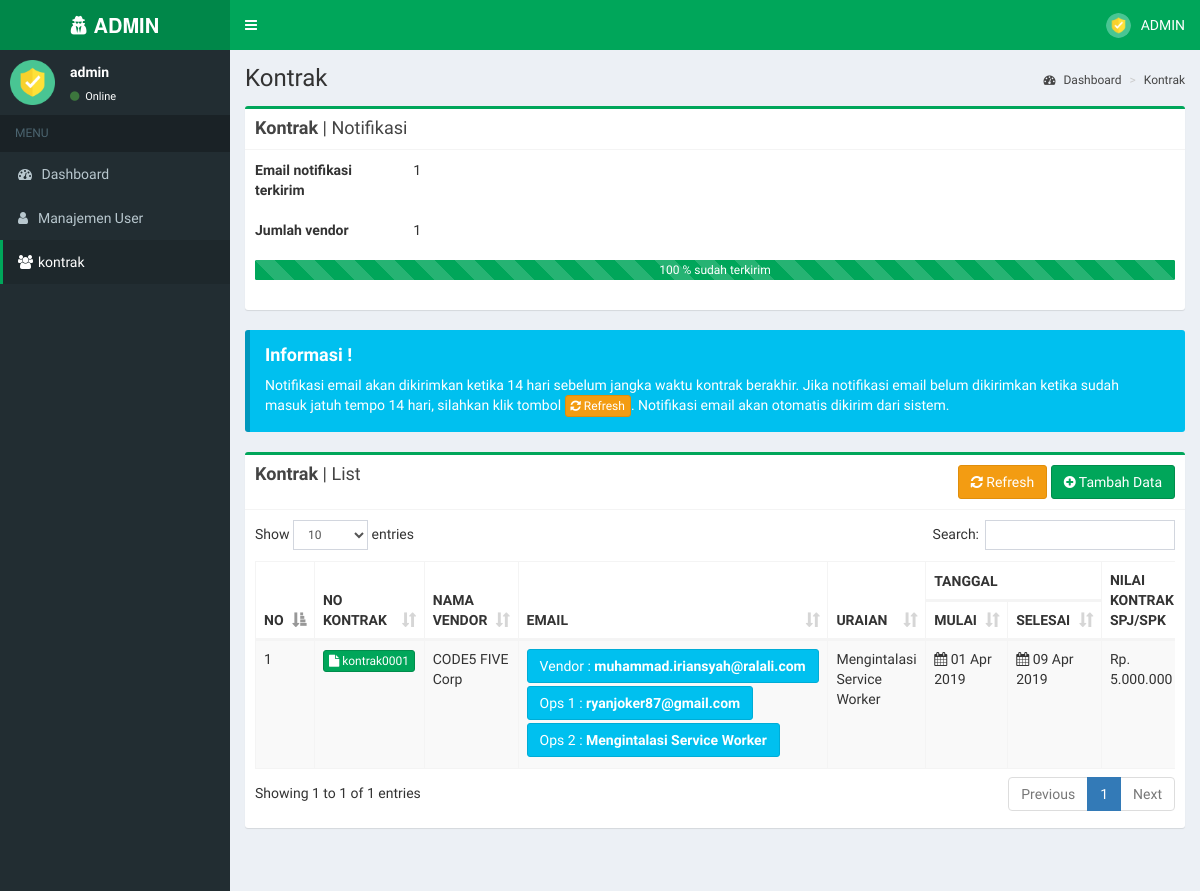
The page /index.php?page=kontrak (signed in) on the database its author committed.
### tables this page shows
CREATE TABLE `tbl_vendor` (
  `id_vendor` int(11) NOT NULL,
  `no_kontrak` varchar(100) NOT NULL,
  `nama_vendor` text NOT NULL,
  `email_vendor` varchar(100) NOT NULL,
  `email_ops1` varchar(100) NOT NULL,
  `email_ops2` varchar(100) NOT NULL,
  `uraian` text NOT NULL,
  `tanggal_mulai` date NOT NULL,
  `tanggal_selesai` date NOT NULL,
  `kirim_notif` int(1) NOT NULL,
  `kirim_notif_langsung` int(1) NOT NULL,
  `nilai_kontrak_spj_spk` int(12) DEFAULT NULL,
  `nilai_kontrak_akhir_amd` int(12) DEFAULT NULL,
  `penagihan_tanggal` date NOT NULL,
  `penagihan_rupiah` int(12) NOT NULL,
  `pembayaran_rupiah` int(12) NOT NULL,
  `progress_pekerjaan` int(3) DEFAULT NULL
);

### page/kontrak/kontrak.php (the view, shortened to what this page needs)
<section class="content-header">
    <h1>Kontrak</h1>
    <ol class="breadcrumb">
        <li><a href="#"><i class="fa fa-dashboard"></i> Dashboard</a></li>
        <li><a>Kontrak</a></li>
    </ol>
</section>
<section class="content container-fluid">
    <div class="row">
        <div class="col-md-12 col-sm-12 col-xs-12">
            <div class="box box-success">
                <div class="box-header with-border">
                    <h3 class="box-title"><b>Kontrak</b> | Notifikasi</h3>
                </div>
                <div class="box-body">
                    <?php
                        $sum        = mysqli_num_rows(mysqli_query($conn,"SELECT * FROM tbl_vendor"));
                        $sudahkirim = mysqli_num_rows(mysqli_query($conn,"SELECT * FROM tbl_vendor WHERE kirim_notif<>0 OR kirim_notif_langsung <>0"));
                        if ($sum != 0){
                            $count = @round((($sudahkirim/$sum)*100),0);
                        } else {
                            $count = 0;
                        }
                        $hasil = "width:".$count."%";
                    ?>
                    <div class="row">
                        <div class="col-md-12">
                            <div class="row">
                                <div class="col-md-2">
                                    <div class="form-group">
                                        <label>Email notifikasi terkirim</label>
                                    </div>
                                </div>
                                <div class="col-md-4">
                                    <div class="form-group">
                                        <?= $sudahkirim ?>
                                    </div>
                                </div>
                            </div>
                            <div class="row">
                                <div class="col-md-2">
                                    <div class="form-group">
                                        <label>Jumlah vendor</label>
                                    </div>
                                </div>
                                <div class="col-md-4">
                                    <div class="form-group">
                                        <?= $sum ?>
                                    </div>
                                </div>
                            </div>
                        </div>
                    </div>
                    <div class="row">
                        <div class="col-md-12">
                            <div class="progress progress-md active">
                                <div class="progress-bar progress-bar-success progress-bar-striped" role="progressbar" aria-valuenow="<?= $count ?>" aria-valuemin="0" aria-valuemax="100" style="<?= $hasil ?>">
                                    <span class="sr-only"><?= $count ?>% Complete</span><p><?= $count ?> % sudah terkirim</p>
                                </div>
                            </div>
                        </div>
                    </div>
                </div>
            </div>
        </div>
    </div>
    <div class="row">
        <div class="col-md-12 col-sm-12 col-xs-12">
            <div class="callout callout-info">
                <h4>Informasi !</h4>
                <p>Notifikasi email akan dikirimkan ketika 14 hari sebelum jangka waktu kontrak berakhir. Jika notifikasi email belum dikirimkan ketika sudah masuk jatuh tempo 14 hari, silahkan klik tombol <a href="?page=kontrak" style="text-decoration:none;" class="btn btn-warning btn-xs"><span class="fa fa-refresh"></span> Refresh</a>. Notifikasi email akan otomatis dikirim dari sistem.</p>
            </div>
        </div>
    </div>
    <div class="row">
        <div class="col-md-12 col-sm-12 col-xs-12">
            <div class="box box-success">
                <div class="box-header with-border">
                    <h3 class="box-title"><b>Kontrak</b> | List</h3>
                    <div class="pull-right">
                        <a class="btn btn-warning" href="?page=kontrak">
                            <span class="fa fa-refresh"></span> Refresh
                        </a>
                        <?php if($userdata['login_role'] != 2) { ?>
                        <a class="btn btn-success" href="?page=kontrakadd">
                            <span class="fa fa-plus-circle"></span> Tambah Data
                        </a>
                        <?php } ?>
                    </div>
                </div>
                <div class="box-body">
                    <div class="table-responsive">
                        <table id="example1" class="table table-bordered table-striped">
                            <thead>
                                <tr>
                                    <th rowspan="2">NO</th>
                                    <th rowspan="2">NO KONTRAK</th>
                                    <th rowspan="2">NAMA VENDOR</th>
                                    <th rowspan="2">EMAIL</th>
                                    <th rowspan="2">URAIAN</th>
                                    <th colspan="2">TANGGAL</th>
                                    <th rowspan="2">NILAI KONTRAK SPJ/SPK</th>
                                </tr>
                                <tr>
                                    <th>MULAI</th>
                                    <th>SELESAI</th>
                                </tr>
                            </thead>
                            <tbody>
                            <?php
                                $no = 1;
                                $sql = mysqli_query($conn,"SELECT * FROM tbl_vendor") or die (mysqli_error($conn));
                                while($data = mysqli_fetch_array($sql)){ ?>
                                    <tr>
                                        <td><?= $no ?></td>
                                        <td><a class="btn btn-success btn-xs"><i class="fa fa-file"></i> <?= $data['no_kontrak'] ?></a></td>
                                        <td><?= $data['nama_vendor'] ?></td>
                                        <td>
                                            <?php
                                                echo '<a class="btn btn-info" style="margin-bottom:3px;">Vendor : <b>'.$data['email_vendor'].'</b></a>';
                                                echo '<a class="btn btn-info" style="margin-bottom:3px;">Ops 1 : <b>'.$data['email_ops1'].'</b></a>';
                                                echo '<a class="btn btn-info" style="margin-bottom:3px;">Ops 2 : <b>'.$data['uraian'].'</b></a>';
                                            ?>
                                        </td>
                                        <td><?= $data['uraian'] ?></td>
                                        <td><span class="fa fa-calendar"></span> <?= date('d M Y', strtotime($data['tanggal_mulai'])) ?></td>
                                        <td><span class="fa fa-calendar"></span> <?= date('d M Y', strtotime($data['tanggal_selesai'])) ?></td>
                                        <td>
                                        <?php
                                            if (!empty($data['nilai_kontrak_spj_spk'])){
                                                echo buatrp($data['nilai_kontrak_spj_spk']);
                                            } else {
                                                echo "-";
                                            }
                                        ?>
                                        </td>
                                    </tr>
                                <?php $no++; } ?>
                            </tbody>
                        </table>
                    </div>
                </div>
            </div>
        </div>
    </div>
</section>

### index.php (shortened to what this page needs)
<?php
   if (!empty($_SESSION['username']) && !empty($_SESSION['password']))
   {
      include "lib/koneksi.php";
?>
<!DOCTYPE html>
<html>
<head>
  <link rel="stylesheet" href="bower_components/bootstrap/dist/css/bootstrap.min.css">
  <link rel="stylesheet" href="bower_components/font-awesome/css/font-awesome.min.css">
  <link rel="stylesheet" href="bower_components/Ionicons/css/ionicons.min.css">
  <link rel="stylesheet" href="dist/css/AdminLTE.min.css">
  <link rel="stylesheet" href="dist/css/skins/_all-skins.min.css">
  <link rel="stylesheet" href="bower_components/morris.js/morris.css">
  <link rel="stylesheet" href="bower_components/jvectormap/jquery-jvectormap.css">
  <link rel="stylesheet" href="bower_components/bootstrap-datepicker/dist/css/bootstrap-datepicker.min.css">
  <link rel="stylesheet" href="bower_components/datatables.net-bs/css/dataTables.bootstrap.min.css">
</head>
<body class="hold-transition skin-green sidebar-mini">
<div class="wrapper">
  <header class="main-header">
  <?php
    include "header.php";
  ?>
  </header>
  <aside class="main-sidebar">
  <?php
    include "sidebar.php";
  ?>
  </aside>
  <div class="content-wrapper">
  <?php
    include "content.php";
  ?>
  </div>
</div>
</body>
</html>
<?php
} ?>

### header.php (shortened to what this page needs)
<a href="?page=dashboard" class="logo">
    <span class="logo-lg">
    <i class="fa fa-user-secret"></i> <b>ADMIN</b>
    </span>
</a>
<?php
    $query = mysqli_query($conn, "SELECT * FROM tbl_login WHERE username = '$_SESSION[username]'");
    $userdata = mysqli_fetch_array($query);
    $qadmin = mysqli_query($conn, "SELECT * FROM tbl_login WHERE login_role=0");
    function buatrp($angka) {
    $rupiah="Rp. ".number_format($angka,0,',','.');
    return $rupiah;
    }
?>
<nav class="navbar navbar-static-top" role="navigation">
    <a href="#" class="sidebar-toggle" data-toggle="push-menu" role="button">
    </a>
    <div class="navbar-custom-menu">
    <ul class="nav navbar-nav">
        <li class="dropdown user user-menu">
            <a href="#" class="dropdown-toggle" data-toggle="dropdown">
                <img src="images/admin.png" class="user-image" alt="User Image">
                <span><?= strtoupper($userdata['username']) ?></span>
            </a>
        </li>
    </ul>
    </div>
</nav>

### sidebar.php
<section class="sidebar">
    <div class="user-panel">
    <div class="pull-left image">
        <img src="images/admin.png">
    </div>
    <div class="pull-left info">
        <p><?= $userdata['username'] ?></p>
        <a href="#"><i class="fa fa-circle text-success"></i> Online</a>
    </div>
    </div>
    <ul class="sidebar-menu" data-widget="tree">
    <li class="header">MENU</li>
    <li class="<?php if ($_GET['page'] == 'dashboard'){ echo "active";} ?>">
        <a href="?page=dashboard">
            <i class="fa fa-dashboard"></i> <span>Dashboard</span>
        </a>
    </li>
    <?php if($userdata['login_role']==0) { ?>
    <li class="<?php if ($_GET['page'] == 'user' || $_GET['page'] == 'useradd' || $_GET['page'] == 'useraddpro' || $_GET['page'] == 'useredit'
                || $_GET['page'] == 'usereditpro' || $_GET['page'] == 'userview' || $_GET['page'] == 'userdelete'){ echo "active"; } ?>">
        <a href="?page=user">
            <i class="fa fa-user"></i><span>Manajemen User</span>
        </a>
    </li>
    <?php } ?>
    <li class="<?php if ($_GET['page'] == 'kontrak' || $_GET['page'] == 'kontrakadd' || $_GET['page'] == 'kontrakaddpro' || $_GET['page'] == 'kontrakedit'
                || $_GET['page'] == 'kontrakeditpro' || $_GET['page'] == 'kontrakview' || $_GET['page'] == 'kontrakdelete'){ echo "active"; } ?>">
        <a href="?page=kontrak">
            <i class="fa fa-users"></i><span>kontrak</span>
        </a>
    </li>
</section>

### content.php
<?php
if (isset($_GET['page'])) $page=$_GET['page'];
else $page="dashboard";
if ($page == "dashboard") include("page/dashboard.php");
elseif ($page == "logout") include("page/logout.php");
    elseif ($page == "kontrak")           include("page/kontrak/kontrak.php");
    elseif ($page == "kontrakaddpro")     include("page/kontrak/kontrakaddpro.php");
    elseif ($page == "kontrakadd")        include("page/kontrak/kontrakadd.php");
    elseif ($page == "kontrakedit")       include("page/kontrak/kontrakedit.php");
    elseif ($page == "kontrakeditpro")    include("page/kontrak/kontrakeditpro.php");
    elseif ($page == "kontrakview")       include("page/kontrak/kontrakview.php");
    elseif ($page == "kontrakdelete")     include("page/kontrak/kontrakdelete.php");
    elseif ($page == "kontraksent")       include("page/kontrak/kontraksent.php");
    elseif ($page == "user")             include("page/user/user.php");
    elseif ($page == "useradd")          include("page/user/useradd.php");
    elseif ($page == "useraddpro")       include("page/user/useraddpro.php");
    elseif ($page == "useredit")         include("page/user/useredit.php");
    elseif ($page == "usereditpro")      include("page/user/usereditpro.php");
    elseif ($page == "userview")         include("page/user/userview.php");
    elseif ($page == "userdelete")       include("page/user/userdelete.php");
    elseif ($page == "profile")           include("page/profile/profile.php");
    elseif ($page == "profileeditpro")    include("page/profile/profileeditpro.php");
else echo"Konten tidak ada";
?>

### rows shown on the page
tbl_vendor: no_kontrak "kontrak0001", nama_vendor "CODE5 FIVE Corp", email_vendor "muhammad.iriansyah@ralali.com", email_ops1 "ryanjoker87@gmail.com", uraian "Mengintalasi Service Worker", tanggal_mulai "01 Apr 2019", tanggal_selesai "09 Apr 2019", nilai_kontrak_spj_spk "Rp. 5.000.000"

### other values the page prints
$userdata['username'] "ADMIN"
$userdata['username'] "admin"
$sudahkirim "1"
$sum "1"
$count "100"
